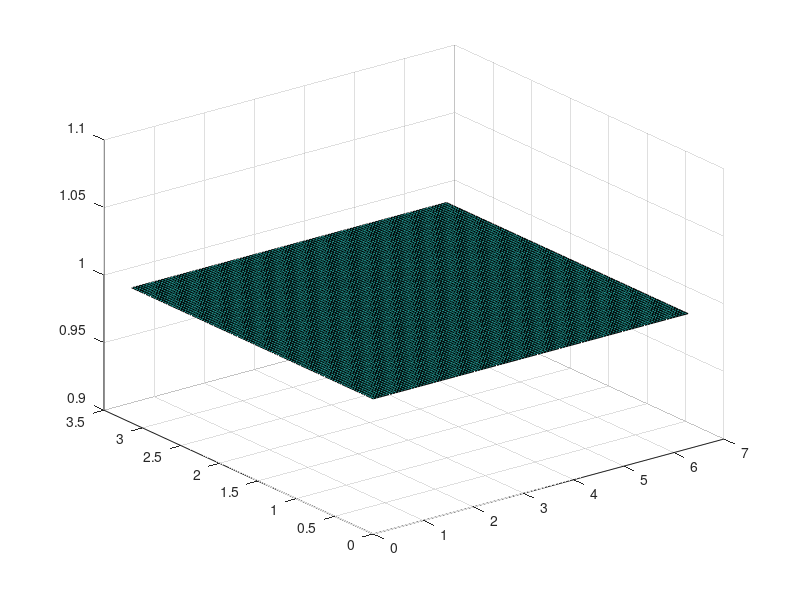
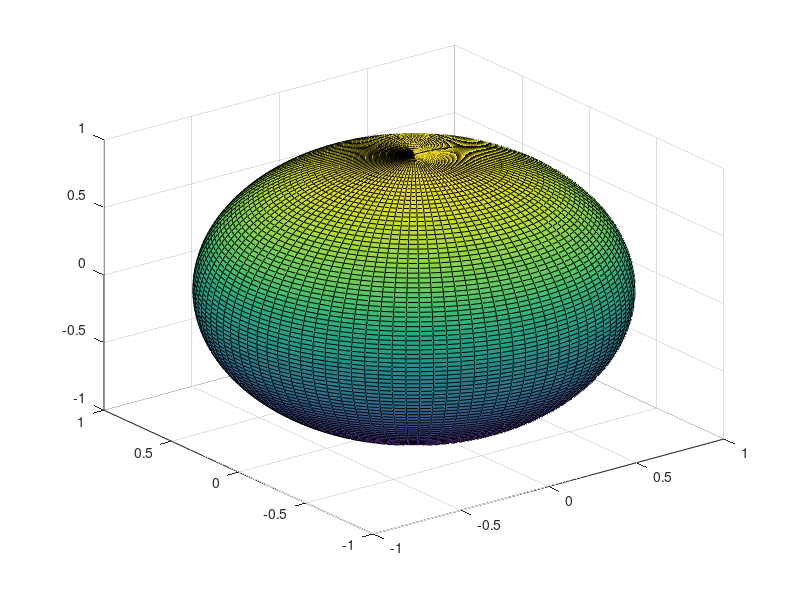

Write MATLAB code to recreate these figures, in order.
%2014 PyR 04

clc
close all
clear all

inc_t=pi/100;
inc_p=(2*pi)/100;

theta=0:inc_t:pi;
phi=0:inc_p:(2*pi);
for m=1:length(theta)
    for n=1:length(phi)
        f(m,n)=1;
    end
end
surf(phi,theta,f)


% dimensionesf=length(f);
% numFilas=dimensionesf(1);
% numCol=dimensionesf(2);
% 
% for i=1:1:numFilas
%     for j=1:1:numCol
%         x=r*sin(theta)*cos(phi);
%         y=r*sin(theta)*sin(phi);
%         z=r*cos(theta);
%     end
% end



for m=1:length(theta)
    for n=1:length(phi)
        x(m,n)=f(m,n)*sin(theta(m))*cos(phi(n));
        y(m,n)=f(m,n)*sin(theta(m))*sin(phi(n));
        z(m,n)=f(m,n)*cos(theta(m));
    end
end

figure

surf(x,y,z)